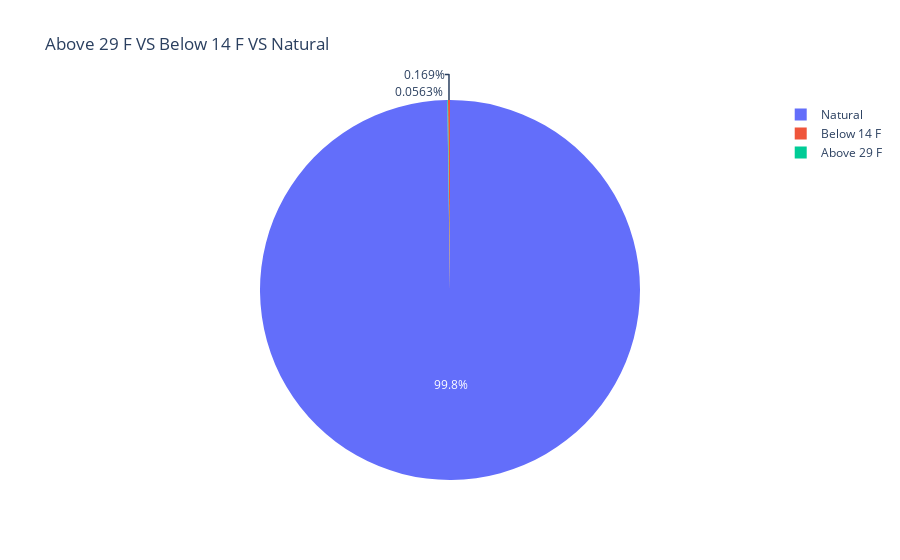

The code cell stored with this chart in its notebook:
### Code cell
fig = go.Figure(data=[go.Pie(labels=labels, values=values)])
fig.update_layout(title='Above 29 F VS Below 14 F VS Natural')

### Figure 1 — Plotly figure (JSON) as saved in the notebook; plotly's stock layout.template omitted (floating-point values rounded to 4 significant figures)
{"data": [{"labels": ["Above 29 F", "Below 14 F", "Natural"], "type": "pie", "values": [3, 9, 5319]}], "layout": {"title": {"text": "Above 29 F VS Below 14 F VS Natural"}}}
